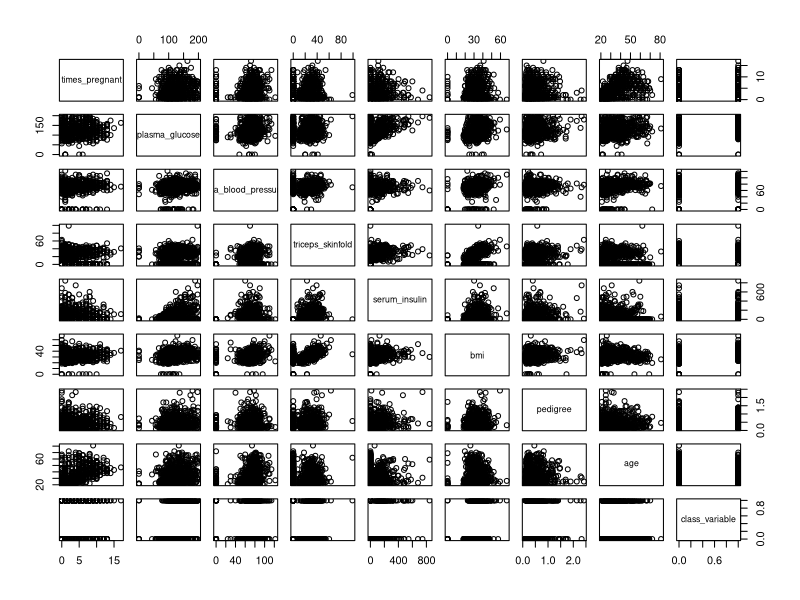

Source code (R): (Note: this script raises an error after producing the figure.)
# Question 3.1 Modeling non-Gaussian observations
rm(list = ls())
# Set seed for reproducible results
set.seed(2112)
library(dplyr)

#---------------------------------------------------------------------
# Data: diabetes information for women of Pima indian heritage

pima <- read.csv('pima.csv')
summary(pima)
pairs(pima)

y <- as.matrix(pima$class_variable )
X <- pima[,-9] %>% 
  mutate(intercept = rep(1, n)) 
X <- as.matrix(X)
n <- nrow(y)
p <- ncol(X)

#---------------------------------------------------------------------
# Frequentist Estimation

# Fit the model to the data
fit <- glm(y ~ X, family = binomial(link = probit))
beta.mle <- fit$coefficients
print(beta.mle)

#---------------------------------------------------------------------
# Bayesian Estimation - Gibb Sampler

library(MASS)
# unloadNamespace("MASS")
library(truncnorm) # Truncated Normal distribution

# Prior Hyperparameters
K.zero <- diag(rep(0.1, p)) # precision matriz pxp
beta.zero <- matrix(0, p) # prior guess on beta
a.zero <- 1 # prior sample size for the error variance
b.zero <- 1 # prior sum of square errors for the error variance

N1  <- sum(y)  # Number of successes
N0  <- n - N1  # Number of failures

# Sampling updated parameters
n.iter <- 5000
beta <- matrix(NA, n.iter, p)
tau <- matrix(NA, n.iter)
beta[1,] <- rep(0, p)
tau[1] <- 1
z <- rep(0, n)

# Gibb Sampler
for (i in 2:n.iter) {
  # Update mean of z based on beta
  mu_z <- X %*% beta[i-1,]
  # Get the latent variable from its distribution
  z[y == 0] <- rtruncnorm(N0, mean = mu_z[y == 0], sd = 1, a = -Inf, b = 0)
  z[y == 1] <- rtruncnorm(N1, mean = mu_z[y == 1], sd = 1, a = 0, b = Inf)
  
  # Get the Betas
  K.new <- K.zero + crossprod(X)
  beta.new <- solve(K.new) %*% (crossprod(X, z) + K.zero %*% beta.zero)
  beta[i,] <- mvrnorm(1, beta.new, solve(tau[i-1] * K.new))
  
  # Get the tau
  a.new <- a.zero + (n + 1) / 2
  s <- t(beta.zero) %*% K.zero %*% beta.zero + crossprod(z)
  r <- t(beta.zero) %*% (K.zero + crossprod(X)) %*% beta.zero
  b.new <- as.numeric(b.zero + 1 / 2 * (s - r))
  tau[i] <- rgamma(1, a.new, b.new)
  }

burn.in <- 1000
beta.post <- colMeans(beta[-(1:burn.in), ])
y.hat <- ifelse(X %*% beta.post > 0, 1, 0)
accuracy.bayes <- sum(y.hat)/sum(y) * 100

# Trace Plots
png(filename=paste('P3_1_Trace.png'),width=15,height=20,units="cm",res=200)
par(mfrow=c(4,2))
for (i in 1:8) {
  plot(beta[1001:5000,i], type = "l")
}
dev.off()
